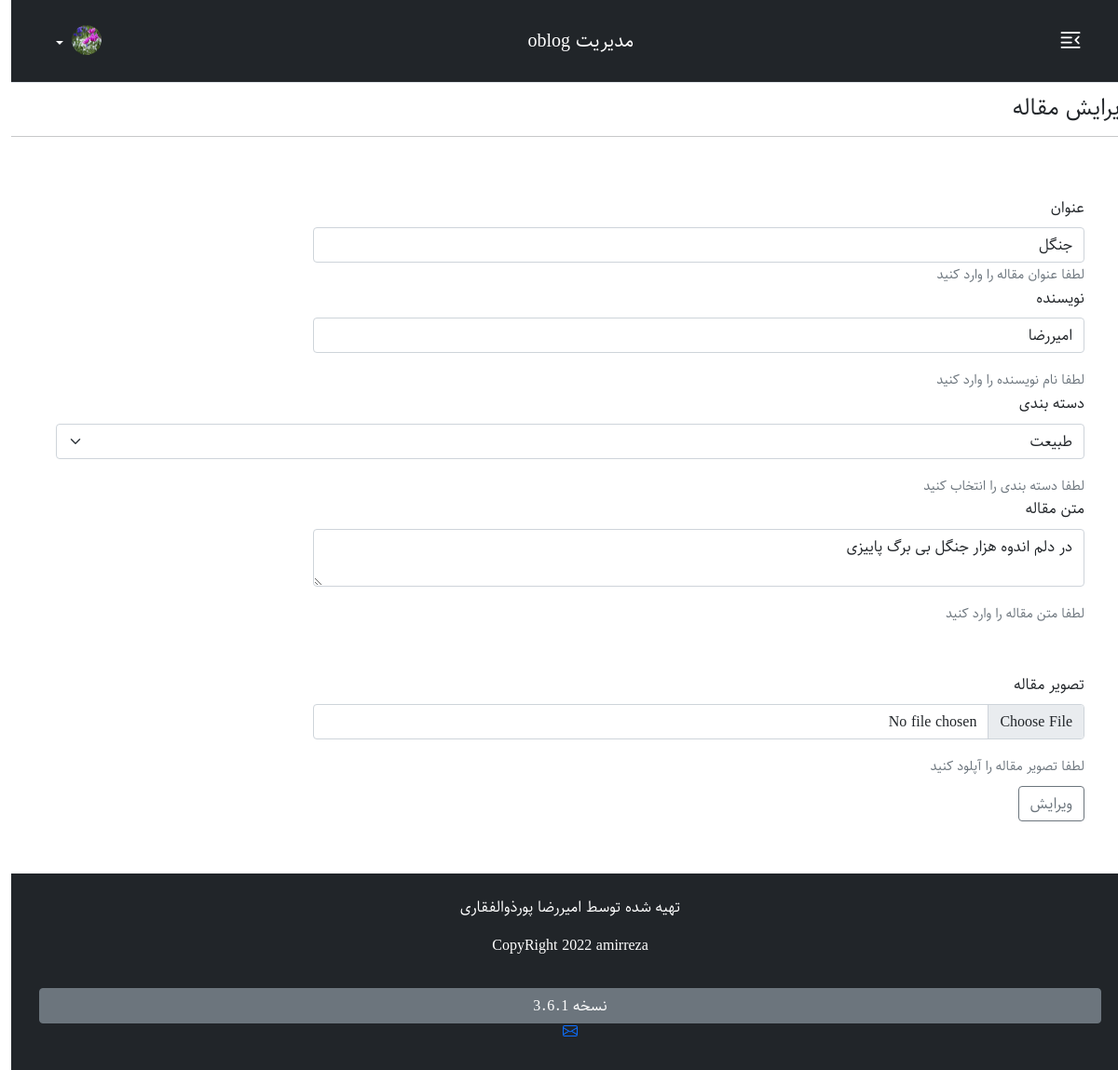
The app's page /admin/edit-post.php?id=4 (signed in) with its own data.
### tables this page shows
CREATE TABLE `information` (
  `id` int(11) NOT NULL,
  `body` text NOT NULL
);

CREATE TABLE `posts` (
  `id` int(11) NOT NULL,
  `title` varchar(190) NOT NULL,
  `category_id` int(11) NOT NULL,
  `body` text NOT NULL,
  `auther` varchar(190) NOT NULL,
  `image` varchar(190) NOT NULL
);

CREATE TABLE `categories` (
  `id` int(11) NOT NULL,
  `title` varchar(200) NOT NULL
);

### admin/edit-post.php (the view, shortened to what this page needs)
<?php
include("./include/nav.php");
if(isset($_GET['id'])){
  $post_id = $_GET['id'];
  $post = $base->prepare("SELECT * FROM `posts` WHERE id = :id");
  $post->execute(['id' => $post_id]);
  $post= $post->fetch();
  $query_category = "SELECT * FROM `categories`";
  $categories = $base->query($query_category);
}
?>
<br>
<br>
<br>
<section class="mt-4">
   <div class="row">
       <div class="col">
                      <div>
                                     <h4>ویرایش مقاله</h4>
                                     <hr>
                      </div>
                      <div>
                      <form class="p-5" enctype="multipart/form-data" method="post">
                                <div>
                                      <label class="form-label" for="title">عنوان</label>
                                      <input type="text" value="<?php echo $post['title']; ?>" name="title" id="title" class="form-control">
                                    <small class="text-muted">لطفا عنوان مقاله را وارد کنید</small>
                               </div>
                                     <div>
                                     <label class="form-label" for="author">نویسنده</label>
                                      <input value="<?php echo $post['auther']; ?>" type="text" name="auther" id="author" class="form-control mb-3">
                                    <small class="text-muted">لطفا نام نویسنده را وارد کنید</small>
                                     </div>
                               <div>
                               <label class="form-label" for="category">دسته بندی</label>
                               <select class="form-select mb-3" name="category" id="category">
                                 <?php
                                if($categories->rowcount() > 0){
                                  foreach($categories as $category){
                                    ?>
                                    <option value="<?php echo $category['id']; ?>" <?php echo ($category['id'] == $post['category_id']) ? "selected" : "" ?>><?php echo $category['title']; ?></option>
                                    <?php
                                  }
                                }
                                 ?>
                               </select>
                               <small class="text-muted">لطفا دسته بندی را انتخاب کنید</small>
                               </div>
                       <div>
                       <label class="form-label" for="body">متن مقاله</label>
                                      <textarea  name="body" id="body" class="form-control mb-3"><?php echo $post['body']; ?></textarea>
                                    <small class="text-muted">لطفا متن مقاله را وارد کنید</small>
                                  </div>
                                  <br>
              <div>
              <label class="form-label" for="image">تصویر مقاله</label>
                                      <input type="file" name="image" id="image" class="form-control mb-3">
                                    <small class="text-muted">لطفا تصویر مقاله را آپلود کنید</small>
             </div>
             <div>
                            <button name="edit-post" class=" mt-2 mb-2 btn btn-outline-secondary" type="submit">ویرایش</button>
             </div>
                      </form>
                      </div>
       </div>
  </div>
</section>
<?php
include("../include/footer.php");
?>

### admin/include/nav.php (shortened to what this page needs)
<?php
include("./include/db.php");
$sadmin = $base->query("SELECT * FROM `information` WHERE id = 5 ");
?>
<!DOCTYPE html>
<html lang="fa">
<head>
               <link rel="stylesheet" href="https://cdn.jsdelivr.net/npm/bootstrap@5.0.2/dist/css/bootstrap.rtl.min.css">
               <link rel="stylesheet" href="https://cdn.jsdelivr.net/npm/bootstrap-icons@1.5.0/font/bootstrap-icons.css">
               <link rel="stylesheet" href="./css/admin.css">
</head>
<body >
<nav class="navbar fixed-top navbar-dark bg-dark p-3 mb-5 border-bottom">
  <div class="container ms-2">
  <button class="btn  fs-3 text-white" type="button" data-bs-toggle="offcanvas" data-bs-target="#offcanvasRight" aria-controls="offcanvasRight">
<i class="bi bi-text-indent-right"></i>
</button>
<?php
  if($sadmin->rowcount() > 0){
  foreach($sadmin as $ssadmin){
   ?>
    <a href="index.php" class="navbar-brand"><?php echo $ssadmin['body']; ?></a>
   <?php
  }
}
?>
      <div class="dropdown text-end">
        <a href="index.php" class="d-block link-dark text-light text-decoration-none dropdown-toggle" id="dropdownUser1" data-bs-toggle="dropdown" aria-expanded="false">
          <img src="./img/hey.jpg" alt="mdo" width="32" height="32" class="rounded-circle">
        </a>
      </div>
    </div>
</nav>

### include/footer.php (shortened to what this page needs)
<?php
$footer_querya = "SELECT * FROM `information` WHERE id = 2 ";
$footera = $base->query($footer_querya);
if($footera->rowcount() > 0){
  foreach($footera as $foota){
?>
<?php
$footer_queryb = "SELECT * FROM `information` WHERE id = 3 ";
$footerb = $base->query($footer_queryb);
if($footerb->rowcount() > 0){
  foreach($footerb as $footb){
?>
<footer class="text-center text-white bg-dark py-4">
  <div class="container">
    <div class="row flex-column">
<div><?php echo $foota['body']; ?></div>
<button class="  mt-3 btn btn-secondary">نسخه <?php echo $footb['body'] ?></button>
<div>
  <a target="_blank" href="mailto:ar.pourzolfaghari@gmail.com"></a>
</div>
    </div>
  </div>
</footer>
<?php
  }
}
  }
}
?>
</body>
</html>

### admin/css/admin.css (style rules this page uses)
body { direction: rtl !important; text-align: right !important; font-family: "sahel" !important; line-height: 1.6; }
input , textarea { width:75% !important; }
#body { text-align: right !important; direction: rtl !important; }

### records on screen
information: body "مدیریت oblog"
posts: title "جنگل", auther "امیررضا", category "طبیعت", body "در دلم اندوه هزار جنگل بی برگ پاییزی"
information: body "تهیه شده توسط امیررضا پورذوالفقاری CopyRight 2022 amirreza"
information: body "3.6.1"
